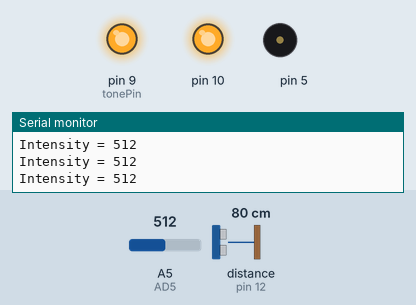
The sketch below on a simulated Arduino Uno, built with avr-gcc and run on an emulated ATmega328P. Parts: output pins drawn as LEDs (lit = HIGH), buzzer (waves = sounding), the last lines printed to the serial monitor. Inputs (shaded band) come from the test bench; at power-on: distance to the obstacle (sensor on pin 12) 80 cm, A5 (AD5) = 512. Pins used as bus, display or sensor lines are not drawn.

Above: at 1.2 s.
1.3 s: distance to the obstacle (sensor on pin 12) set to 45 cm
2.8 s: distance to the obstacle (sensor on pin 12) set to 38 cm
At 3.6 s:
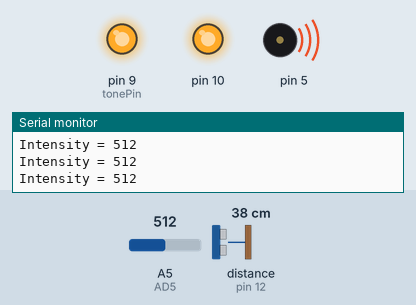
5.8 s: A5 (AD5) set to 414
8.8 s: A5 (AD5) set to 384
At 9.8 s:
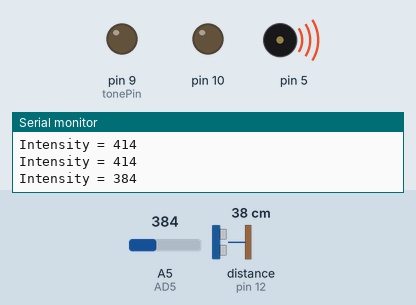
11.8 s: A5 (AD5) set to 410
At 12.9 s:
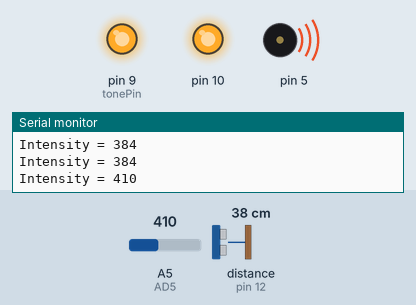
14.8 s: A5 (AD5) set to 390
At 16.0 s:
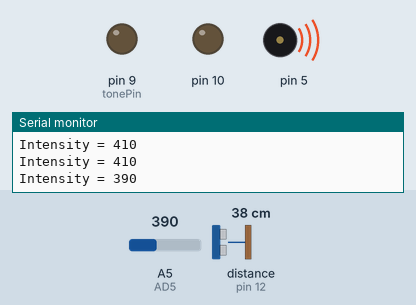
Timing chart, 0 to 18.8 s (numbered marks = the images above; inputs shaded):
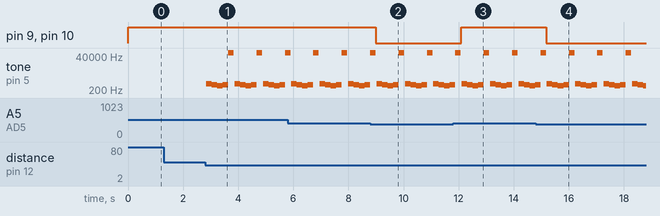

The sketch:

Final_io_project.ino
```cpp
#include <afstandssensor.h>
#define AD5 A5
#define NOTE_D0 -1
#define NOTE_D1 262
#define NOTE_D2 293
#define NOTE_D3 329
#define NOTE_D4 349
#define NOTE_D5 392
#define NOTE_D6 440
#define NOTE_D7 494

#define NOTE_DL1 147
#define NOTE_DL2 165
#define NOTE_DL3 175
#define NOTE_DL4 196
#define NOTE_DL5 221
#define NOTE_DL6 248
#define NOTE_DL7 278
#define AD5 A5


#define NOTE_DH1 523
#define NOTE_DH2 586
#define NOTE_DH3 658
#define NOTE_DH4 697
#define NOTE_DH5 783
#define NOTE_DH6 879
#define NOTE_DH7 987

#define WHOLE 1

#define HALF 0.5

#define QUARTER 0.25

#define EIGHTH 0.25
#define SIXTEENTH 0.625
int Intensity = 0;
int x;


int tune[] =

{

  NOTE_DH1,NOTE_D6,NOTE_D5,NOTE_D6,NOTE_D0,


};
float duration[]={
  0.5,0.5,0.5,0.5,0.5,
};

int length;

int tonePin=9;
AfstandsSensor afstandssensor(13, 12);
int a;

void setup() {
  Serial.begin(9600);
  pinMode(8,OUTPUT);
  pinMode(9,OUTPUT);
  pinMode(10,OUTPUT);
  Serial.begin(9600);
  int a;
  pinMode(5,OUTPUT);

  length = sizeof(tune)/sizeof(tune[0]);


}

void loop() {
  digitalWrite(8,HIGH);
  delay(1);
  digitalWrite(8,LOW);
  delay(2);
  Intensity = analogRead(AD5);  //Read the value of the analog port AD5 into the Intensity variable.
  Serial.print("Intensity = ");  //Serial port output "Intensity ="
  Serial.println(Intensity);
  delay(2);
  digitalWrite(9,HIGH);
  digitalWrite(10,HIGH);
  if(Intensity<400)
  {

    digitalWrite(9,LOW);
    delay(1);

    digitalWrite(10,LOW);
    delay(1);

  }
    else


    //Serial.println(afstandssensor.afstandCM());
    delay(2);
    a=afstandssensor.afstandCM();
    delay(20);
    if(a<=40&&a>0){
    for(int x=0;x<length;x++)
  {
    tone(5,tune[x]);//This function plays the array in the tune sequence in turn.

    delay(400*duration[x]);//The duration of each note.

    noTone(5);//Stop the current note and move on to the next note.

  }
    }
}
```

Measured:
- the behaviour switches between 41 and 40 cm on distance to the obstacle (sensor on pin 12) (found by bisection; images 0 and 1)
- the behaviour switches between 400 and 399 on A5 (AD5) (found by bisection; images 1 and 2)
- after the input at 2.8 s, tone on pin 5: silent → 523 Hz at once, then repeats every 1.0 s: 440 Hz 0.20 s, 392 Hz 0.20 s, 440 Hz 0.20 s, 65535 Hz 0.20 s, silent 0.03 s, 523 Hz 0.20 s
- after the input at 8.8 s, pin 9 (tonePin), pin 10: HIGH → LOW after 0.20 s
- after the input at 11.8 s, pin 9 (tonePin), pin 10: LOW → HIGH after 0.29 s
- after the input at 14.8 s, pin 9 (tonePin), pin 10: HIGH → LOW after 0.38 s
